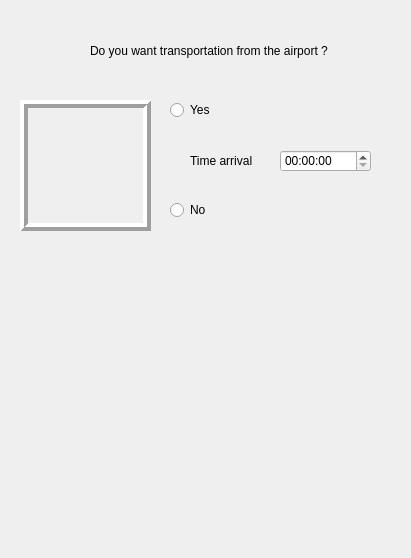
        <widget class="QWidget" name="page_3">
         <property name="geometry">
          <rect>
           <x>0</x>
           <y>0</y>
           <width>411</width>
           <height>558</height>
          </rect>
         </property>
         <attribute name="label">
          <string>Services</string>
         </attribute>
         <widget class="QLabel" name="label_23">
          <property name="geometry">
           <rect>
            <x>20</x>
            <y>100</y>
            <width>131</width>
            <height>131</height>
           </rect>
          </property>
          <property name="frameShape">
           <enum>QFrame::Box</enum>
          </property>
          <property name="frameShadow">
           <enum>QFrame::Raised</enum>
          </property>
          <property name="lineWidth">
           <number>4</number>
          </property>
          <property name="text">
           <string/>
          </property>
          <property name="pixmap">
           <pixmap>taxi4.png</pixmap>
          </property>
          <property name="scaledContents">
           <bool>true</bool>
          </property>
         </widget>
         <widget class="QRadioButton" name="radioButton_4">
          <property name="geometry">
           <rect>
            <x>170</x>
            <y>200</y>
            <width>95</width>
            <height>20</height>
           </rect>
          </property>
          <property name="text">
           <string>No</string>
          </property>
         </widget>
         <widget class="QLabel" name="label">
          <property name="geometry">
           <rect>
            <x>190</x>
            <y>150</y>
            <width>71</width>
            <height>21</height>
           </rect>
          </property>
          <property name="text">
           <string>Time arrival</string>
          </property>
         </widget>
         <widget class="QTimeEdit" name="timeEdit">
          <property name="geometry">
           <rect>
            <x>280</x>
            <y>150</y>
            <width>91</width>
            <height>22</height>
           </rect>
          </property>
         </widget>
         <widget class="QLabel" name="label_24">
          <property name="geometry">
           <rect>
            <x>90</x>
            <y>40</y>
            <width>271</width>
            <height>21</height>
           </rect>
          </property>
          <property name="text">
           <string>Do you want transportation from the airport ?</string>
          </property>
         </widget>
         <widget class="QRadioButton" name="radioButton_5">
          <property name="geometry">
           <rect>
            <x>170</x>
            <y>100</y>
            <width>95</width>
            <height>20</height>
           </rect>
          </property>
          <property name="text">
           <string>Yes</string>
          </property>
         </widget>
        </widget>
